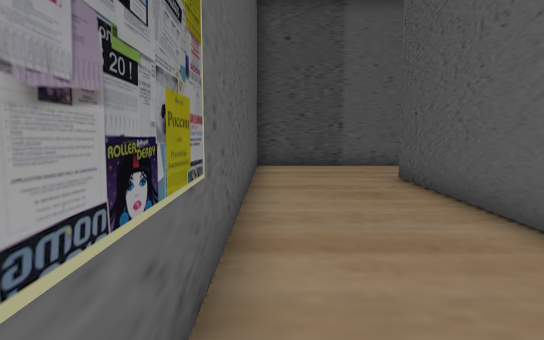
view 1 (above)

24 first-person views from a walk through a scene from a Unity 3-D project. The camera is 1.3 m above the floor, tilts 6° down and sees 70° across. The floor is counted in squares, 1 m on a side. Each view is taken from the middle of a square. On the plan, view 1 faces up. The plan holds only what a view shows up to about 16 squares ahead; the rest is blank. The place goes on beyond the plan. The player is left out. Some animated figures are not drawn. Door leaves are left out, so doorways stand open. Some surface patterns are stand-ins.

view 2
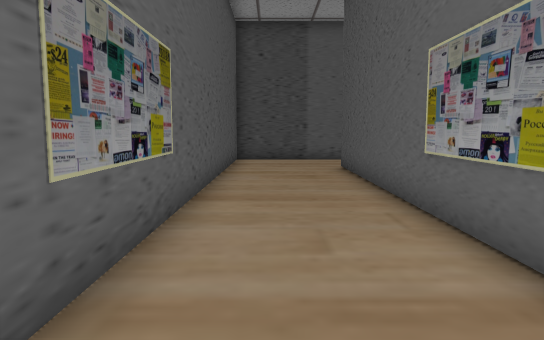

view 3
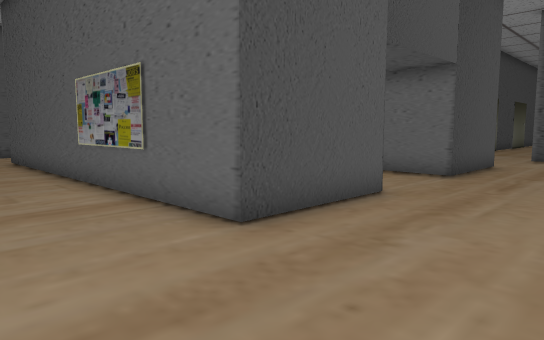

view 4
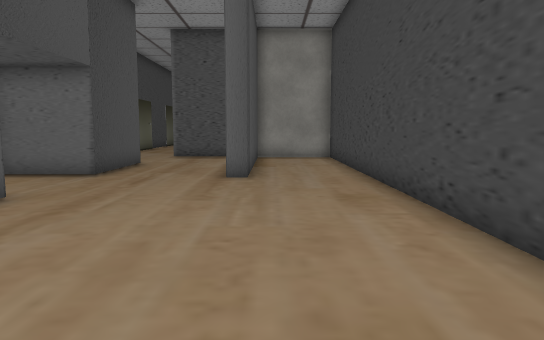

view 5
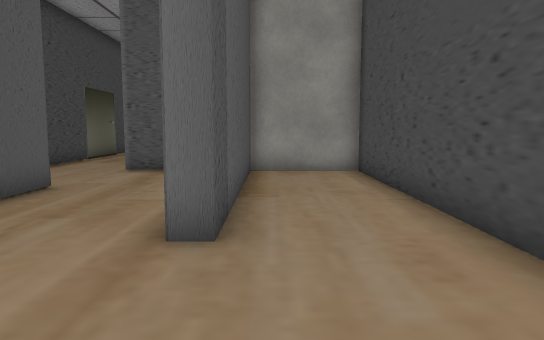

view 6
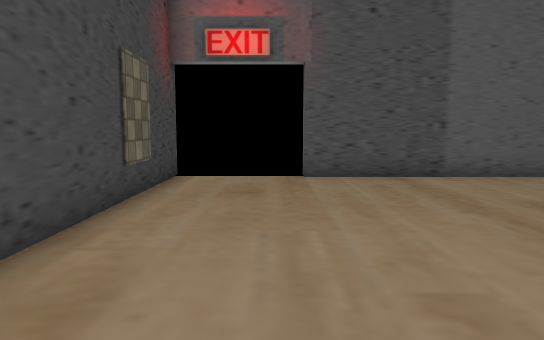

view 7
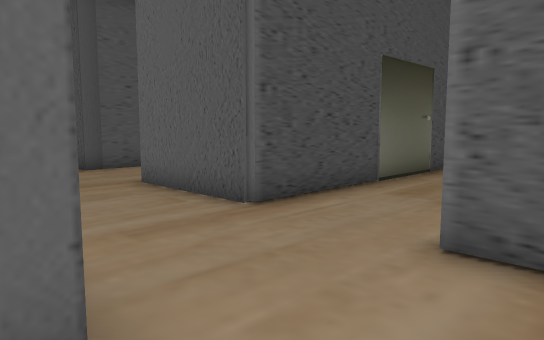

view 8
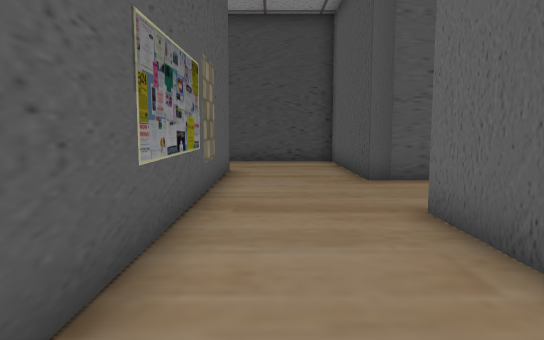

view 9
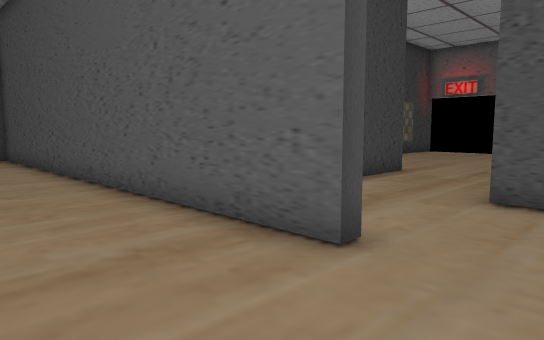

view 10
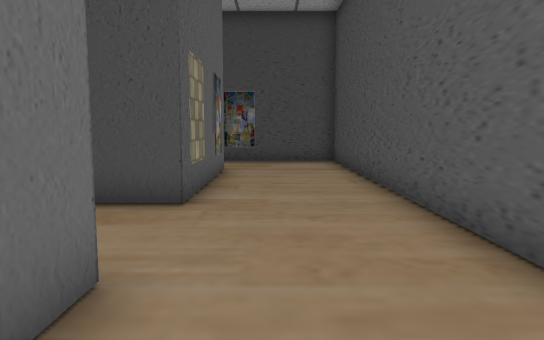

view 11
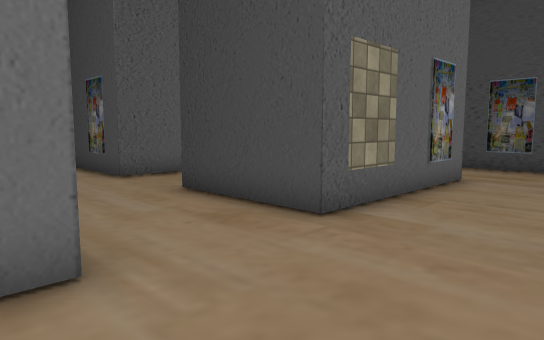

view 12
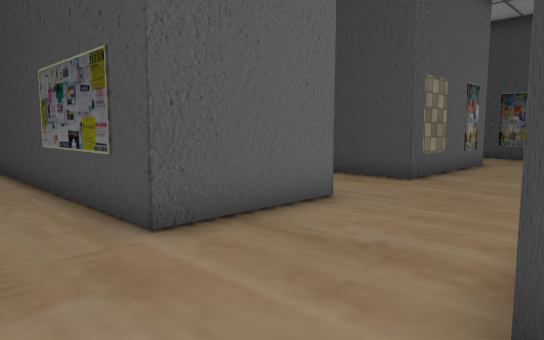

view 13
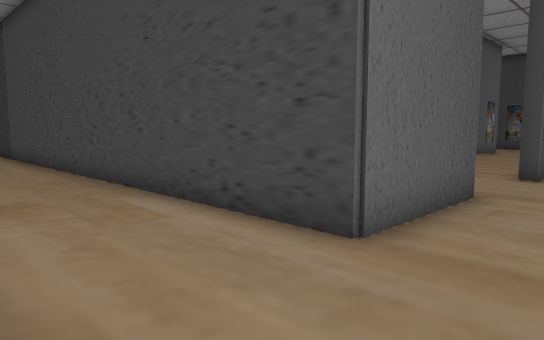

view 14
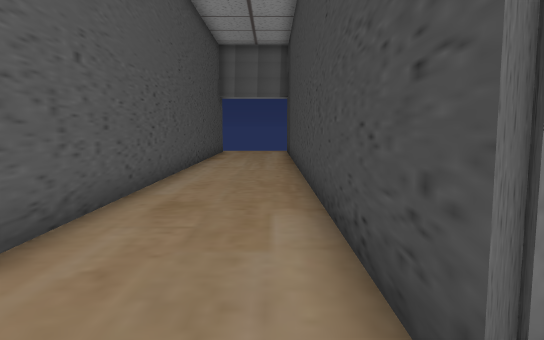

view 15
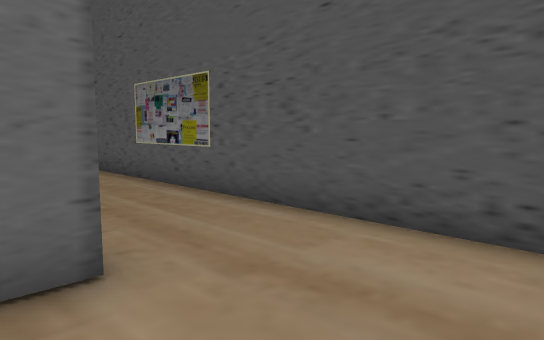

view 16
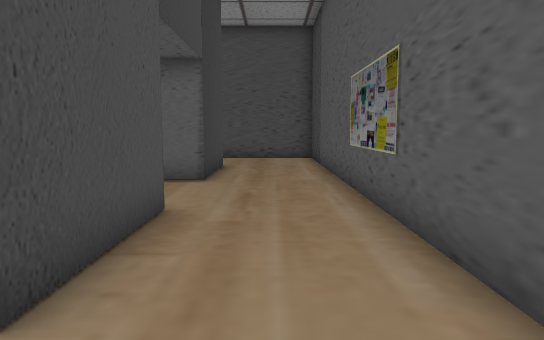

view 17
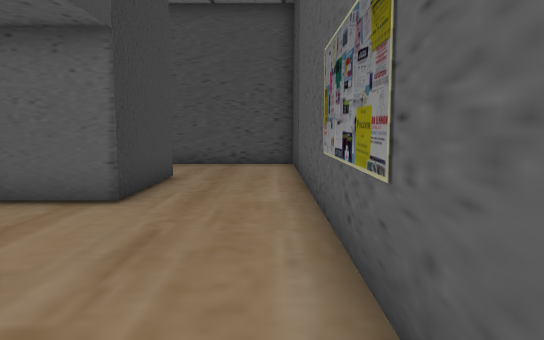

view 18
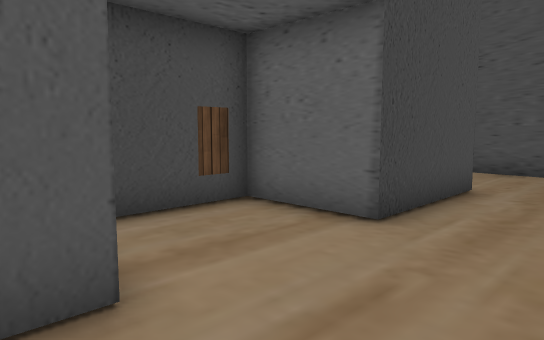

view 19
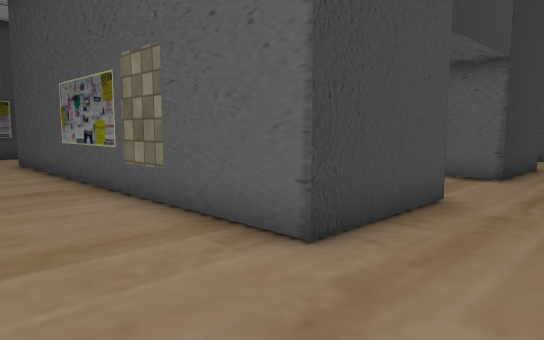

view 20
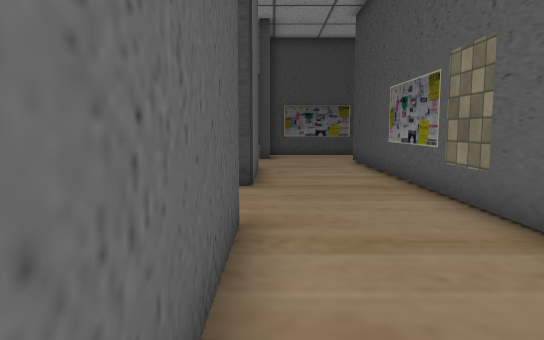

view 21
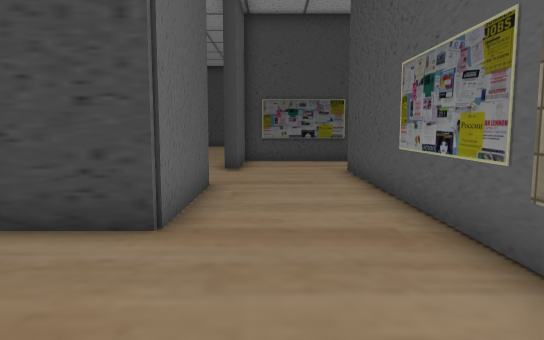

view 22
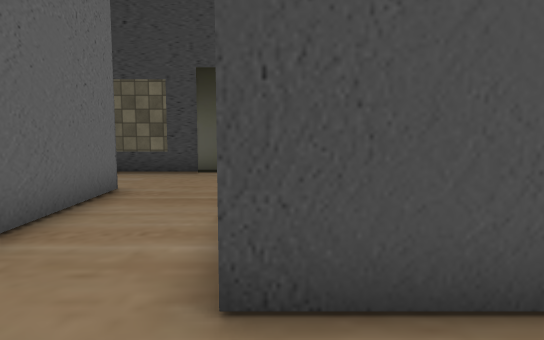

view 23
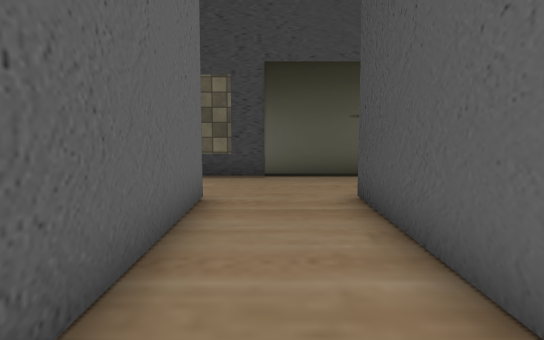

view 24
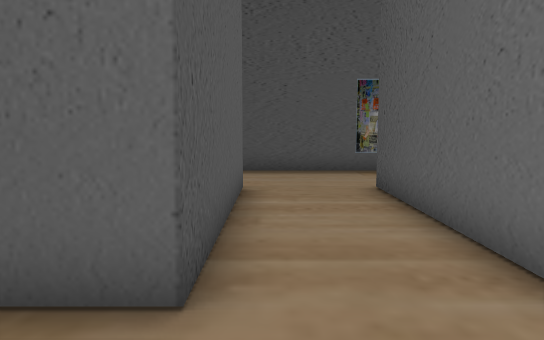

### Floor plan
Points are (right, up) in squares from view 1. A wall is a line through its corners. A room is listed if a view was taken in it or the views show most of it. See-through windows are left out.
Room 1 (views 1, 2, 3, 4, 5, 6, 7, 8, 9, 10, 11, 12, 13, 14, 15, 16, 17, 18, 19, 20, 21, 22, 23, 24)
walls: (18, -7.3) (10.4, -7.3) (10.4, -6.8) (18.1, -6.8); (7.2, -3) (3.4, -3) (3.4, 10.3) (7.2, 10.3) (7.2, 7.5) (9.8, 7.5); (22.4, -7.2) (22.4, -3.3) (29.5, -3.3); (26.9, -0.1) (18.4, -0.1) (18.4, 4.1) (29.5, 4.1); (10.7, 10.3) (14.7, 10.3) (14.7, -3) (10.9, -3) (10.9, -0.4); (22.4, -16.4) (22.4, -10.6) (26.4, -10.6) (26.4, -16.3) (25, -16.3); (29.5, -7.1) (26.1, -7.1); (-1.1, -10.6) (18.1, -10.6) (18.1, -3.3) (18.5, -3.3) (18.5, -19.5) (23.6, -19.5); (25.6, -19.5) (29.5, -19.5); (29.5, 7.8) (18.4, 7.8) (18.4, 13.8) (-0.5, 13.8) (-0.5, -7.1); (29.3, -16.2) (29.3, -10.4)
ways out: open door at (-1, -8.5)

Where each view was taken, in squares from view 1:
view 1: 0 up, 0 right, facing up
view 2: 3 down, 1 right, facing up
view 3: 7 down, 0 right, facing up-right
view 4: 8 down, 0 right, facing right
view 5: 8 down, 6 right, facing right
view 6: 8 down, 10 right, facing left
view 7: 5 down, 14 right, facing up-right
view 8: 2 down, 16 right, facing up
view 9: 1 down, 22 right, facing down-left
view 10: 4 down, 21 right, facing down
view 11: 6 down, 19 right, facing down-right
view 12: 1 down, 18 right, facing down-right
view 13: 8 up, 16 right, facing down-right
view 14: 5 up, 17 right, facing right
view 15: 9 up, 18 right, facing up-left
view 16: 12 up, 17 right, facing left
view 17: 13 up, 14 right, facing left
view 18: 13 up, 12 right, facing down-left
view 19: 13 up, 18 right, facing down-left
view 20: 13 up, 18 right, facing down
view 21: 9 up, 17 right, facing down
view 22: 8 down, 26 right, facing down
view 23: 9 down, 28 right, facing down
view 24: 19 down, 27 right, facing up
